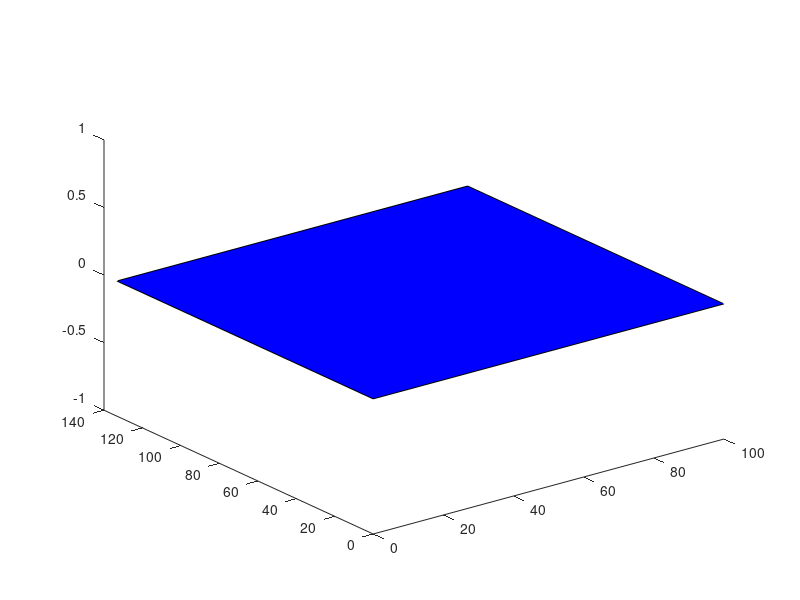

MATLAB code to generate this figure: (Note: this script raises an error after producing the figure.)
clear all
close all
clc
% _______ Data _______
% Cam1 intrinsic parameters
f1 = 516.3;
w1 = 640;
h1 = 480;
% Cam1 extrinsic parameters
x1 = 0;
y1 = 12.7;
z1 = 26.7;
RxC1_R_deg = 226; % 226
% Cam2 extrinsic parameters
RxC2_R_deg = 180;
% Robot extrinsic parameters
xr = 50;
yr = 30;
zr = 0;
Rz_R_deg = 0;

% Display
sFrame = 10; %cm
deepCam1 = 40; %cm

% Table points
wT = 300/3; hT = 200/1.5; % 300; 200
c0 = [0 0 0];
c1 = [wT 0 0];
c2 = [wT hT 0];
c3 = [0 hT 0];
% _____________________
theta_deg = RxC1_R_deg - 180;
RxC1_R = RxC1_R_deg/180*pi;
RxC2_R = RxC2_R_deg/180*pi;

Rz_R = Rz_R_deg/180*pi;
aperAngle1 = [2*atan(w1/(2*f1));
              2*atan(h1/(2*f1))];
aperAngle1_deg = [aperAngle1(1)/pi*180; 
                  aperAngle1(2)/pi*180]

cornPg = [c0' c1' c2' c3'];

ah_h = aperAngle1(1)/2;
av_h = aperAngle1(2)/2;
theta = theta_deg/180*pi;

% Matrixes I C
K1_C2I = [f1 0 w1/2-1;
          0 f1 h1/2-1;
          0 0  1]
K1_I2C = inv(K1_C2I)

% Transition matrixes
T_c1ToR = [1 0           0          x1;
           0 cos(-RxC1_R) sin(-RxC1_R) y1;
           0 -sin(-RxC1_R) cos(-RxC1_R) z1;
           0  0           0         1];
T_c2ToR = [1 0           0          x1;
           0 cos(RxC2_R) sin(RxC2_R) y1;
           0 -sin(RxC2_R) cos(RxC2_R) z1;
           0  0           0         1];
T_RToPg = [cos(Rz_R)  -sin(Rz_R) 0 xr;
           sin(Rz_R)  cos(Rz_R) 0 yr;
           0            0           1 zr;
           0            0           0 1];

T_c1To_Pg = T_RToPg*T_c1ToR;
T_c2To_Pg = T_RToPg*T_c2ToR;
T_c1Toc2 = inv(T_c2ToR)*T_c1ToR;


% Points 
px = [sFrame 0 0];
py = [0 sFrame 0];
pz = [0 0 sFrame];

ptOR_R = [0 0 0];
ptOR_Pg = T_RToPg*[ptOR_R 1]';

ptOC_C = [0 0 0];
ptOC_R = T_c1ToR*[ptOC_C 1]';
ptOC_Pg = T_c1To_Pg*[ptOC_C 1]';


% Compute h2 the heigh of the useful part of the projected image
f2 = f1*cos(theta)
h2b = f2*tan(theta + av_h)
h2s = f2*tan(theta - av_h);
h2 = h2b - h2s

% Compute w2b the width of the useful part of the projected image
d2 = sqrt(f2^2 + h2b^2);
d1 = sqrt(f1^2 + (h1/2)^2);
w2b = w1*d2/d1
aperAngle2 = [2*atan(w2b/(2*f2)); 2*atan(h2b/f2)];
aperAngle2_deg = aperAngle2./pi*180
          

% Drawing
figure
hold on

% Drawing pg
fill3(cornPg(1, :), cornPg(2, :), cornPg(3, :), 'b');

% Drawing frame of the robot
px_Pg = T_RToPg*[px 1]';
py_Pg = T_RToPg*[py 1]';
pz_Pg = T_RToPg*[pz 1]';
drawFrame(ptOR_Pg(1:3, :), px_Pg(1:3, :), py_Pg(1:3, :), pz_Pg(1:3, :), ...
    'Robot');

% Drawing cam1
plot3(ptOC_Pg(1), ptOC_Pg(2), ptOC_Pg(3), 'ro');  % Origin
ptC = [0 0 deepCam1*2]; % z axis
pt_R = T_c1ToR*[ptC 1]';
pt_Pg = T_RToPg*pt_R;
line = [ptOC_Pg(1:3, :)'; pt_Pg(1:3, :)'];
plot3(line(:,1), line(:,2), line(:,3),'r-');
px_c1_Pg = T_c1To_Pg*[px 1]';
py_c1_Pg = T_c1To_Pg*[py 1]';
pz_c1_Pg = T_c1To_Pg*[pz 1]';
drawFrame(ptOC_Pg(1:3, :), px_c1_Pg(1:3, :), py_c1_Pg(1:3, :), pz_c1_Pg(1:3, :), ...
    'Cam1');
drawFoV(T_c1To_Pg, f1, [w1, h1], [0 0 1], [0 0 0], 'b');
corners1_C1 = drawFocalPlane(T_c1To_Pg, f1, [w1, h1], [0 0 1], [0 0 f1/100], 'b');

% Drawing cam2
px_c2_Pg = T_c2To_Pg*[px 1]';
py_c2_Pg = T_c2To_Pg*[py 1]';
pz_c2_Pg = T_c2To_Pg*[pz 1]';
drawFrame(ptOC_Pg(1:3, :), px_c2_Pg(1:3, :), py_c2_Pg(1:3, :), pz_c2_Pg(1:3, :), ...
    'Cam2');
drawFoV(T_c2To_Pg, f2, [w2b h2b*2], [0 0 1], [0 0 0], 'r');
corners2_C2 = drawFocalPlane(T_c2To_Pg, f2, [w2b h2b*2], [0 0 1], [0 0 f2/100], 'r');

% Draw the useful part of the image in the focal plane of cam2
cornersUseFocPlane = ones(4,4);
cornersUseFocPlane_Pg = ones(4,4);
cornersUseFocPlane(1,:) = T_c1Toc2*[corners1_C1(1,:) 1]';
cornersUseFocPlane(2,:) = T_c1Toc2*[corners1_C1(4,:) 1]';
cornersUseFocPlane(1, 1:3);
ptTest = T_c2To_Pg*cornersUseFocPlane;
[cornersUseFocPlane(1, 1:3) check] = plane_line_intersect([0 0 1]', [0 0 f2/100]', [0 0 0]', cornersUseFocPlane(1, 1:3)');
[cornersUseFocPlane(2, 1:3) check] = plane_line_intersect([0 0 1]', [0 0 f2/100]', [0 0 0]', cornersUseFocPlane(2, 1:3)');
plane_line_intersect([0 0 1]', [0 0 f2/100]', [0 0 0]', cornersUseFocPlane(2, 1:3)');
cornersUseFocPlane(3,:) = [corners2_C2(3,:) 1]';
cornersUseFocPlane(4,:) = [corners2_C2(2,:) 1]';

for i=1:4
   cornersUseFocPlane_Pg(i,:) = T_c2To_Pg*cornersUseFocPlane(i,:)';
end
fill3(cornersUseFocPlane_Pg(:, 1), cornersUseFocPlane_Pg(:, 2), cornersUseFocPlane_Pg(:, 3), 'k');

% Drawing pixels
K2_C2I = [f2 0 round(w2b/2)-1;
          0 f2 round(h2b/1)-1;
          0 0  1];
K2_I2C = inv(K2_C2I)

'--------I1->I2----------'
p_I1 = [640 480]
p_C1 = K1_I2C*[p_I1 1]'
p_C2 = T_c1Toc2*[p_C1;1]
p_I2 = round(K2_C2I*(p_C2(1:3, 1)./p_C2(3)))
p_R = T_c2ToR*p_C2
p_Pg = T_RToPg*p_R
plot3(p_Pg(1), p_Pg(2), p_Pg(3), 'rx');

'--------I2->I1-----------'
p_I2 = [832 899]
p_C2 = K2_I2C*[p_I2 1]'
p_C1 = inv(T_c1Toc2)*[p_C2; 1]
P_I1 = round(K1_C2I*(p_C1(1:3,1)./p_C1(3)))
p_R = T_c1ToR*p_C1

% Drawing test
% plot3(ptTest(1), ptTest(2), ptTest(3), 'ro');

grid on
xlabel('x'); ylabel('y'); zlabel('z')
axis equal
alpha(0.3)
z = linspace(0,35);
hold off


% Test to straigthen up the image
% I = imread('../Captures/1cube.jpg');
I = imread('/home/yoyo/Robots/primary_robot/linux_image_processing/2016/Captures/1cube.jpg');
figure;imshow(I);title('raw image');

size(I)
j_max = h2
i_max = w2b

J = uint8(zeros(size(I)));

Jidx = zeros(i_max, j_max, 2);


matK2_I2C = eye(4,4)
matK2_I2C(1:3,1:3) = K2_I2C

matK1_C2I = eye(4,4)
matK1_C2I(1:3,1:3) = K1_C2I

mat_I2ToI1 = matK1_C2I*inv(T_c1Toc2)*matK2_I2C
for j=1:j_max
    j
    for i=1:i_max
        P_I1 = mat_I2ToI1*[i j 1 1]';
        P_I1 = round(P_I1./P_I1(3));
        u = P_I1(1);
        v = P_I1(2);
        
        if u>0 && u<w1 && v>0 && v<h1
            Jidx(i,j,1) = v;
            Jidx(i,j,2) = u;
%             J(j,i,:) = I(v,u,:);
        else
            Jidx(i,j,1) = -1;
            Jidx(i,j,2) = -1;
        end
    end
end

for j=1:j_max
    j0=j
    for i=1:i_max
        if Jidx(i,j,1) >0 && Jidx(i,j,2) >0
            J(j,i,:) = I(Jidx(i,j,1), Jidx(i,j,2),:);
        end
    end
end
'end'
figure;imshow(J);title('processed image');
